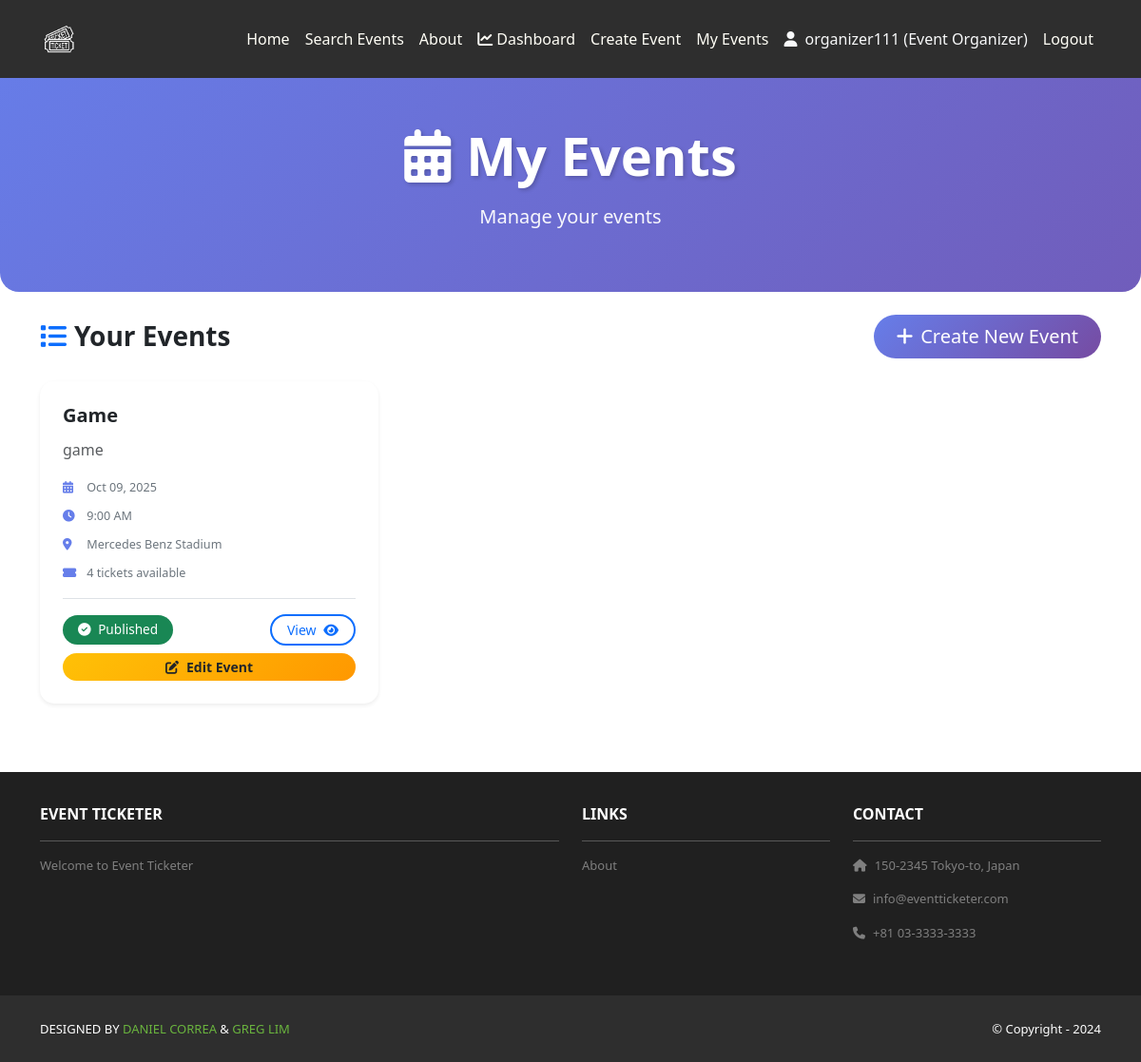
Page /events/my-events/ (signed in) on the committed database.
### user_accounts/models.py (models this page shows, shortened)
class UserProfile(models.Model):
    USER_TYPE_CHOICES = [
        ('attendee', 'Attendee'),
        ('event_organizer', 'Event Organizer'),
        ('administrator', 'Administrator'),
    ]
    user = models.OneToOneField(User, on_delete=models.CASCADE)
    user_type = models.CharField(
        max_length=20,
        choices=USER_TYPE_CHOICES,
        default='attendee'
    )
    created_at = models.DateTimeField(auto_now_add=True)
    updated_at = models.DateTimeField(auto_now=True)

### home/models.py (models this page shows, shortened)
class Event(models.Model):
    MODERATION_STATUS_CHOICES = [
        ('pending', 'Pending Review'),
        ('approved', 'Approved'),
        ('rejected', 'Rejected'),
    ]
    title = models.CharField(max_length=200)
    description = models.TextField()
    date = models.DateField()
    time = models.TimeField()
    venue = models.CharField(max_length=300)
    latitude = models.DecimalField(max_digits=9, decimal_places=6, null=True, blank=True)
    longitude = models.DecimalField(max_digits=9, decimal_places=6, null=True, blank=True)
    ticket_price = models.DecimalField(max_digits=10, decimal_places=2)
    ticket_availability = models.PositiveIntegerField()
    organizer = models.ForeignKey(User, on_delete=models.CASCADE, related_name='organized_events')
    created_at = models.DateTimeField(auto_now_add=True)
    updated_at = models.DateTimeField(auto_now=True)
    is_published = models.BooleanField(default=True)
    moderation_status = models.CharField(
        max_length=20,
        choices=MODERATION_STATUS_CHOICES,
        default='pending',
        help_text='Status of event moderation review'
    )
    moderation_notes = models.TextField(
        blank=True,
        null=True,
        help_text='Admin notes about moderation decision'
    )
    moderated_by = models.ForeignKey(
        User,
        on_delete=models.SET_NULL,
        null=True,
        blank=True,
        related_name='moderated_events',
        help_text='Administrator who reviewed this event'
    )
    moderated_at = models.DateTimeField(null=True, blank=True)
    class Meta:
        ordering = ['-created_at']

### home/views.py (the view)
# urls.py: path('events/my-events/', views.my_events, name='home.my_events'),
@login_required
def my_events(request):
    if not hasattr(request.user, 'userprofile') or request.user.userprofile.user_type != 'event_organizer':
        messages.error(request, 'Only Event Organizers can view this page.')
        return redirect('home.index')
    events = Event.objects.filter(organizer=request.user)
    template_data = {'title': 'My Events'}
    return render(request, 'home/my_events.html', {
        'template_data': template_data,
        'events': events
    })

### home/templates/home/my_events.html (shortened to what this page needs)
{% extends 'base.html' %}
{% load static %}
{% block content %}
<header class="masthead bg-my-events-header text-white text-center py-5 mb-4">
    <div class="container">
        <div class="row">
            <div class="col-lg-8 mx-auto">
                <h1 class="display-4 fw-bold mb-3" style="text-shadow: 2px 2px 4px rgba(0, 0, 0, 0.2);">
                    <i class="fas fa-calendar-alt me-3"></i>My Events
                </h1>
                <p class="lead">Manage your events</p>
            </div>
        </div>
    </div>
</header>
<div class="container mb-5">
    <div class="row">
        <div class="col-12">
            <div class="d-flex justify-content-between align-items-center mb-4">
                <h3 class="fw-bold mb-0">
                    <i class="fas fa-list me-2 text-primary"></i>Your Events
                </h3>
                <a href="{% url 'home.create_event' %}" class="btn btn-primary btn-lg rounded-pill px-4">
                    <i class="fas fa-plus me-2"></i>Create New Event
                </a>
            </div>
            {% if events %}
                <div class="row">
                    {% for event in events %}
                    <div class="col-md-6 col-lg-4 mb-4">
                        <div class="card h-100 shadow-sm event-card">
                            <div class="card-body">
                                <h5 class="card-title">{{ event.title }}</h5>
                                <p class="card-text text-muted">{{ event.description|truncatewords:20 }}</p>
                                <div class="event-info mb-2">
                                    <small>
                                        <i class="fas fa-calendar-alt me-1"></i>
                                        {{ event.date|date:"M d, Y" }}
                                    </small>
                                </div>
                                <div class="event-info mb-2">
                                    <small>
                                        <i class="fas fa-clock me-1"></i>
                                        {{ event.time|time:"g:i A" }}
                                    </small>
                                </div>
                                <div class="event-info mb-2">
                                    <small>
                                        <i class="fas fa-map-marker-alt me-1"></i>
                                        {{ event.venue|truncatewords:5 }}
                                    </small>
                                </div>
                                <div class="event-info mb-3">
                                    <small>
                                        <i class="fas fa-ticket-alt me-1"></i>
                                        {{ event.ticket_availability }} tickets available
                                    </small>
                                </div>
                                <div class="d-flex flex-column gap-2 mt-3 pt-3 border-top">
                                    <div class="d-flex justify-content-between align-items-center">
                                        <span class="badge {% if event.is_published %}bg-success{% else %}bg-secondary{% endif %} px-3 py-2 rounded-pill">
                                            <i class="fas fa-{% if event.is_published %}check-circle{% else %}clock{% endif %} me-1"></i>
                                            {% if event.is_published %}Published{% else %}Draft{% endif %}
                                        </span>
                                        <a href="{% url 'home.event_detail' event.id %}" class="btn btn-sm btn-outline-primary rounded-pill px-3">
                                            View <i class="fas fa-eye ms-1"></i>
                                        </a>
                                    </div>
                                    <a href="{% url 'home.edit_event' event.id %}" class="btn btn-sm btn-warning rounded-pill px-3 w-100">
                                        <i class="fas fa-edit me-2"></i>Edit Event
                                    </a>
                                </div>
                            </div>
                        </div>
                    </div>
                    {% endfor %}
                </div>
            {% endif %}
        </div>
    </div>
</div>
{% endblock %}

### eventticketer/templates/base.html (shortened to what this page needs)
<!DOCTYPE html>
<html>
    {% load static %}
  <head>
    <link href="https://cdn.jsdelivr.net/npm/bootstrap@5.3.3/dist/css/bootstrap.min.css" rel="stylesheet">
    <link rel="stylesheet" href="https://cdnjs.cloudflare.com/ajax/libs/font-awesome/6.1.1/css/all.min.css">
    <link rel="stylesheet" type="text/css" href="{% static 'css/style.css' %}">
  </head>
  <body>
    <nav class="p-3 navbar navbar-dark bg-dark navbar-expand-lg">
      <div class="container">
        <a class="navbar-brand" href="{% url 'home.index' %}">
          <img src="{% static 'img/logo.png' %}" alt="logo" height="40" />
        </a>
        <div class="collapse navbar-collapse" id="navbarNavAltMarkup">
          <div class="navbar-nav ms-auto navbar-ml">
            <a class="nav-link" href="{% url 'home.index' %}">Home</a>
            <a class="nav-link" href="{% url 'home.events_search' %}">Search Events</a>
            <a class="nav-link" href="{% url 'home.about' %}">About</a>
            {% if user.is_authenticated %}
              {% if user.userprofile.user_type == 'administrator' %}
                <a class="nav-link" href="{% url 'home.admin_event_moderation' %}">
                  <i class="fas fa-shield-alt me-1"></i>Moderation
                </a>
                <a class="nav-link" href="{% url 'home.admin_user_management' %}">
                  <i class="fas fa-users-cog me-1"></i>User Management
                </a>
              {% elif user.userprofile.user_type == 'event_organizer' %}
                <a class="nav-link" href="{% url 'home.dashboard' %}">
                  <i class="fas fa-chart-line me-1"></i>Dashboard
                </a>
                <a class="nav-link" href="{% url 'home.create_event' %}">Create Event</a>
                <a class="nav-link" href="{% url 'home.my_events' %}">My Events</a>
              {% endif %}
              <span class="nav-link text-light">
                <i class="fas fa-user me-1"></i>
                {{ user.username }} ({{ user.userprofile.get_user_type_display }})
              </span>
              <a class="nav-link" href="{% url 'user_accounts.logout' %}">Logout</a>
            {% else %}
              <a class="nav-link" href="{% url 'user_accounts.login' %}">Login</a>
              <a class="nav-link" href="{% url 'user_accounts.signup' %}">Sign Up</a>
            {% endif %}
          </div>
        </div>
      </div>
    </nav>
    <div>
      {% block content %}
      {% endblock content %}
    </div>
    <section class="p-3 ms-footer d-none d-md-block">
      <div class="container">
        <div class="row mt-3 text-white">
          <div class="col-md-6 col-lg-6 col-xl-6 mx-auto mb-4">
            <b>EVENT TICKETER</b>
            <hr />
            <p>Welcome to Event Ticketer</p>
          </div>
          <div class="col-md-3 col-lg-3 col-xl-3 mx-auto mb-4">
            <b>LINKS</b>
            <hr />
            <p><a class="nav-link" href="{% url 'home.about' %}">About</a></p>
          </div>
          <div class="col-md-3 col-lg-3 col-xl-3 mx-auto mb-4">
            <b>CONTACT</b>
            <hr />
            <p><i class="fas fa-home me-2"></i>150-2345 Tokyo-to, Japan</p>
            <p><i class="fas fa-envelope me-2"></i>info@eventticketer.com</p>
            <p><i class="fas fa-phone me-2"></i>+81 03-3333-3333</p>
          </div>
        </div>
      </div>
    </section>
    <section class="p-3 ms-footer-bottom bg-dark">
      <div class="container d-flex justify-content-between">
        <div class="me-5 text-white">
          <span>DESIGNED BY <a href="https://www.x.com/danielgarax" target="_blank">DANIEL CORREA</a> & <a href="https://www.x.com/greglim81" target="_blank">GREG LIM</a></span>
        </div>
        <div class="text-white">
          <span>© Copyright - 2024</span>
        </div>
      </div>
    </section>
  </body>
</html>

### eventticketer/static/css/style.css (style rules this page uses)
.navbar a.nav-link { color: #FFFEF6 !important; }
.bg-dark { background-color: #2E2E2E !important; }
.ms-footer { background-color: #202020; }
.ms-footer p { color: #7F7F7F; font-size: 13px; }
.ms-footer-bottom span { font-size: 13px; line-height: 38px; }
.ms-footer-bottom a { color: #6ab43e; text-decoration: none; }

### home/templates/home/my_events.html (style rules this page uses)
.bg-my-events-header { background: linear-gradient(135deg, #667eea 0%, #764ba2 100%); background-attachment: fixed; background-size: cover; border-radius: 0 0 20px 20px; }
.bg-my-events-header h1 { animation: fadeInDown 0.6s ease-out; }
.bg-my-events-header .lead { animation: fadeInUp 0.6s ease-out 0.2s both; opacity: 0.95; }
.event-card { border: none; border-radius: 15px; transition: transform 0.3s ease, box-shadow 0.3s ease; overflow: hidden; background: #ffffff; box-shadow: 0 2px 10px rgba(0, 0, 0, 0.08); animation: fadeIn 0.5s ease-in; }
.event-card .card-body { padding: 1.5rem; }
.event-card .card-title { color: #212529; font-weight: 600; margin-bottom: 0.75rem; font-size: 1.25rem; }
.event-info { color: #6c757d; font-size: 0.9rem; }
.event-info i { color: #667eea; width: 18px; }
.btn-primary { border-radius: 50px; font-weight: 500; transition: all 0.3s ease; background: linear-gradient(135deg, #667eea 0%, #764ba2 100%); border: none; }
.btn-outline-primary { border-radius: 50px; border-width: 2px; font-weight: 500; transition: all 0.3s ease; }
.btn-warning { border-radius: 50px; font-weight: 600; transition: all 0.3s ease; background: linear-gradient(135deg, #ffc107 0%, #ff9800 100%); border: none; color: #212529; }
.badge { font-weight: 500; font-size: 0.85rem; }

### rows in the picture
Event: title "Game", description "game", date "Oct 09, 2025", time "9:00 AM", venue "Mercedes Benz Stadium", ticket_availability "4", is_published True (drawn)

### other values in the picture
{{ user.username }} "organizer111"
{{ user.userprofile.get_user_type_display }} "Event Organizer"
